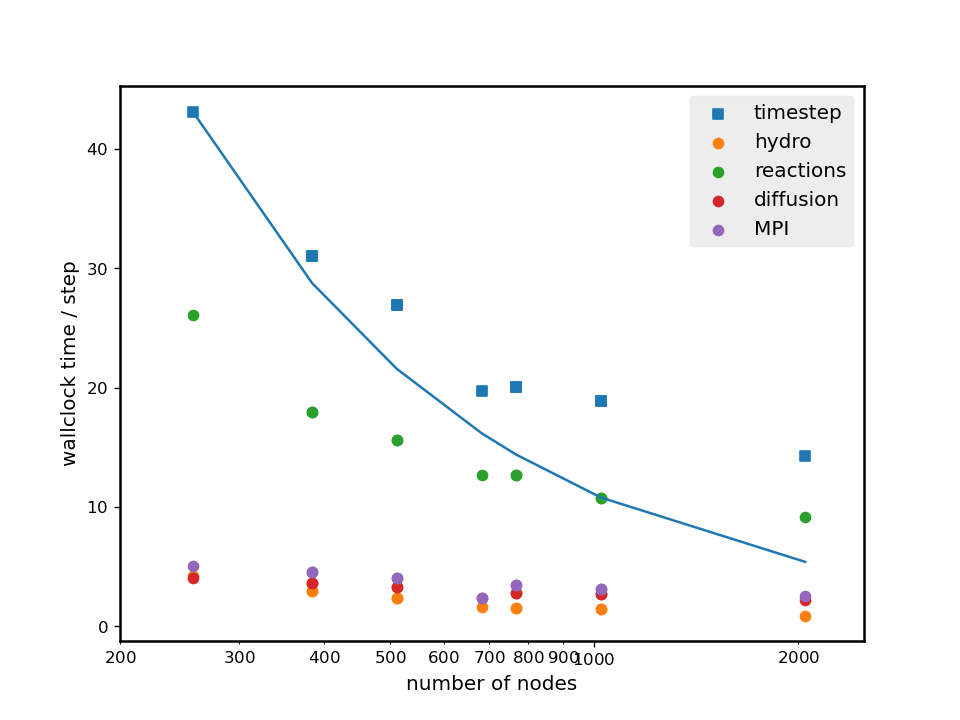

The script that saved this image:
import numpy as np
import matplotlib.pyplot as plt
import matplotlib.ticker as mticker

plt.rcParams.update({'xtick.labelsize': 10,
                     'ytick.labelsize': 10,
                     'font.size': 12})

plt.rc("axes", linewidth=1.5)
plt.rc("lines", markeredgewidth=1.5)

# we need this for normalization
nsteps = 25

class ScalingRun:
    def __init__(self, nodes=1, max_grid=1,
                 time=0.0, std=0.0, coarse_timestep=0.0,
                 react=0.0, parallelcopy=0.0, diffusion=0.0, ctu_hydro=0.0):
        self.nodes = nodes
        self.max_grid = max_grid
        self.time = time
        self.std = std
        self.coarse_timestep = coarse_timestep
        self.react = react
        self.parallelcopy = parallelcopy
        self.diffusion = diffusion
        self.ctu_hydro = ctu_hydro

def filter_fastest_runs(data):

    truns = []

    for row in data:
        truns.append(ScalingRun(nodes=row[0], max_grid=row[1],
                                time=row[2], std=row[3], coarse_timestep=row[4],
                                react=row[5], parallelcopy=row[6], diffusion=row[7], ctu_hydro=row[8]))

    # for each node count, find the fastest case
    runs = []

    nodes = (q.nodes for q in truns)

    for n in nodes:
        current_runs = [q for q in truns if q.nodes == n]
        fastest = None
        for run in current_runs:
            if fastest is None:
                fastest = run
            else:
                if run.time < fastest.time:
                    fastest = run
        runs.append(fastest)

    return runs

def trend_line(c, t):
    cnew = np.array(sorted(list(set(c))))
    trend = t[0]*c[0]/cnew[:]
    return cnew, trend

files = [("scaling_20200613.txt", "2020"),
         ("scaling_20210606.txt", "2021")]

for f, year in files:

    data = np.loadtxt(f)

    runs = filter_fastest_runs(data)

    nodes = [q.nodes for q in runs]
    times = [q.time  for q in runs]
    std = [q.std for q in runs]

    react = [q.react/nsteps for q in runs]
    hydro = [q.ctu_hydro/nsteps for q in runs]
    diffuse = [q.diffusion/nsteps for q in runs]
    copy = [q.parallelcopy/nsteps for q in runs]

    fig, ax = plt.subplots(1)

    ax.scatter(nodes, times, label = "timestep", marker="s")

    c, t = trend_line(nodes, times)
    ax.plot(c, t)

    ax.scatter(nodes, hydro, label = "hydro")
    ax.scatter(nodes, react, label = "reactions")
    ax.scatter(nodes, diffuse, label = "diffusion")
    ax.scatter(nodes, copy, label = "MPI")

    ax.set_xscale("log")

    ax.xaxis.set_minor_formatter(mticker.ScalarFormatter())
    ax.xaxis.set_major_formatter(mticker.ScalarFormatter())
    ax.yaxis.set_minor_formatter(mticker.FormatStrFormatter("%4.1f"))
    ax.yaxis.set_major_formatter(mticker.ScalarFormatter())

    ax.set_xlim(200, 2500)
    #ax.set_ylim(5, 50)

    ax.set_ylabel("wallclock time / step")
    ax.set_xlabel("number of nodes")

    leg = ax.legend(facecolor="#555555", framealpha=0.1)

    fig.savefig(f"flame_wave_scaling_{year}.png")


# now show the change through years

fig, ax = plt.subplots(1)

markers = {"2020": "s", "2021": "x"}

for f, year in files:

    data = np.loadtxt(f)

    runs = filter_fastest_runs(data)

    nodes = [q.nodes for q in runs]
    times = [q.time  for q in runs]
    std = [q.std for q in runs]

    ax.scatter(nodes, times, label = year, marker=markers[year])

    if year == "2020":
        c, t = trend_line(nodes, times)
        ax.plot(c, t)

ax.set_ylabel("wallclock time / step")
ax.set_xlabel("number of nodes")

leg = ax.legend(facecolor="#555555", framealpha=0.1)

fig.savefig("flame_wave_scaling_history.png")
